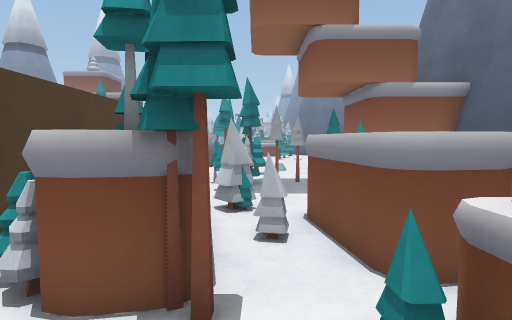
view 1 (above)

24 first-person views from a walk through a 3-D level made in the Unity game engine. The camera is 1.5 m above the floor, tilts 4° down and sees 80° across. The floor is counted in squares, 1 m on a side. Each view is taken from the middle of a square. On the plan, view 1 faces up. The plan holds only what a view shows up to about 15 squares ahead; the rest is blank. The place goes on beyond the plan. The player character is not drawn.

view 2
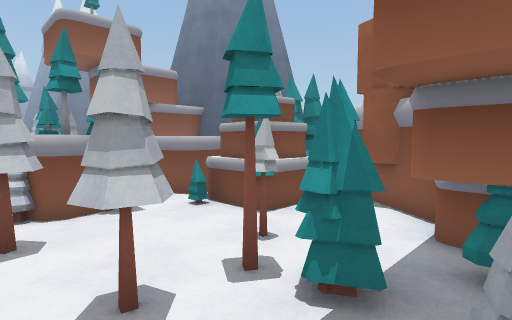

view 3
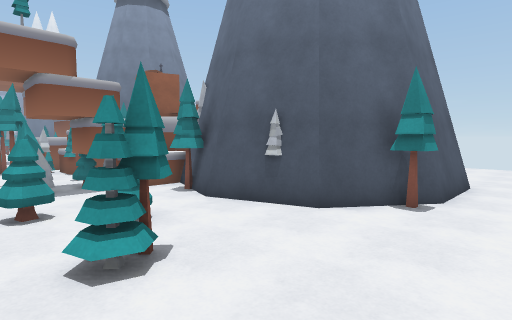

view 4
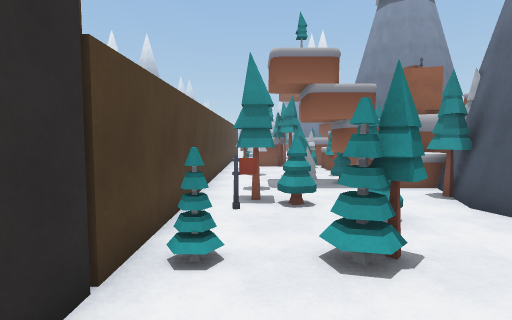

view 5
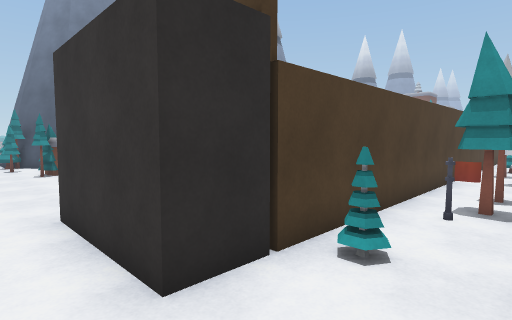

view 6
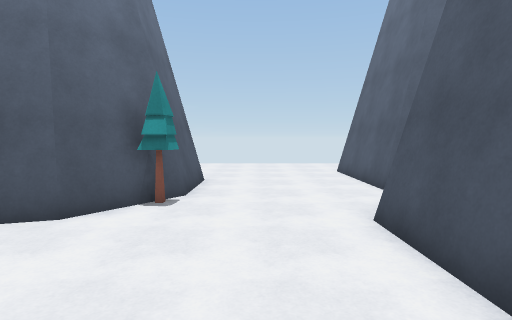

view 7
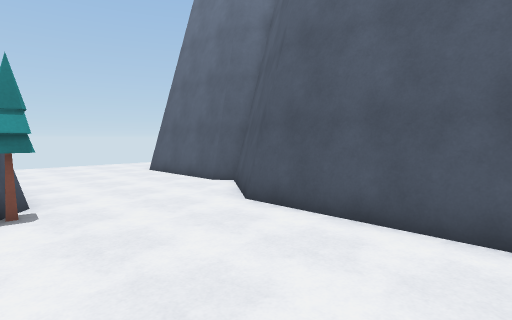

view 8
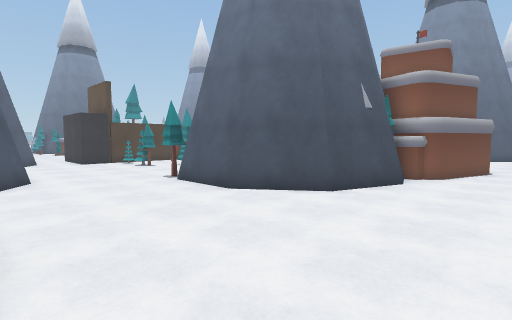

view 9
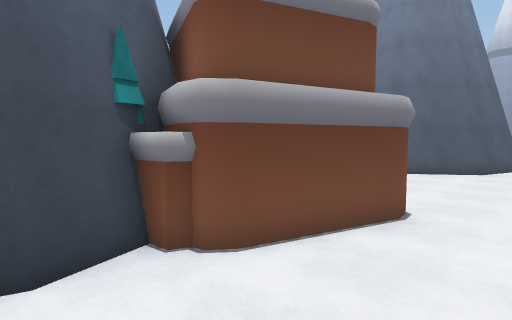

view 10
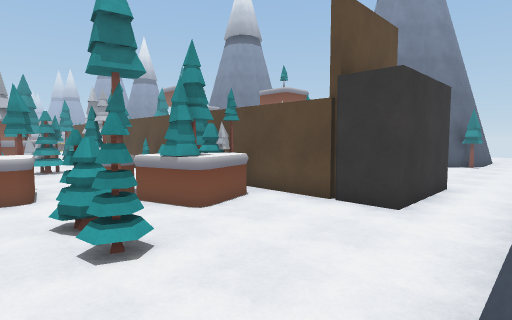

view 11
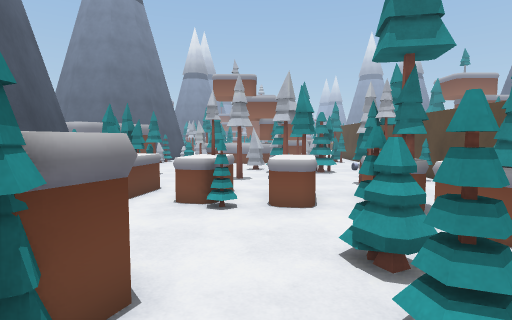

view 12
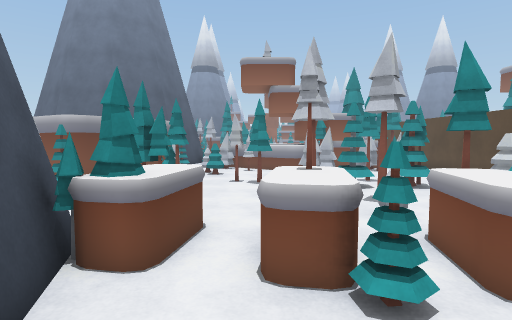

view 13
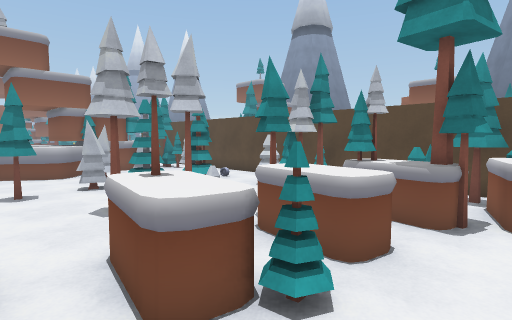

view 14
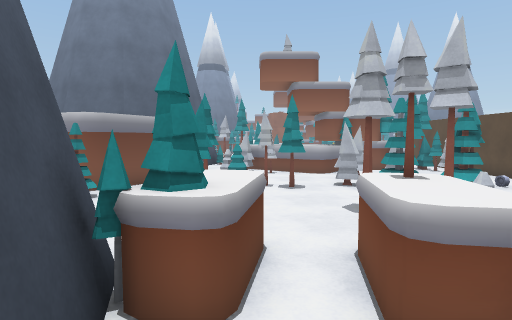

view 15
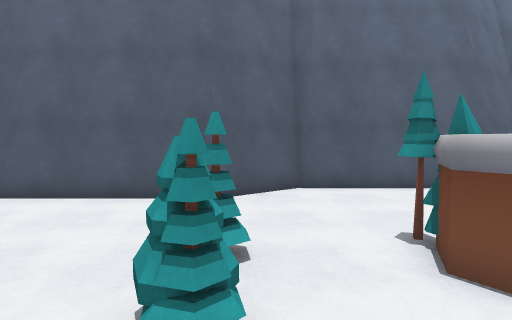

view 16
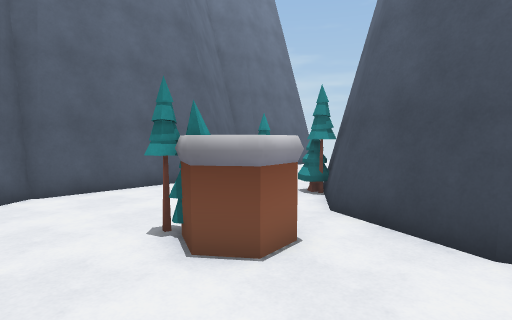

view 17
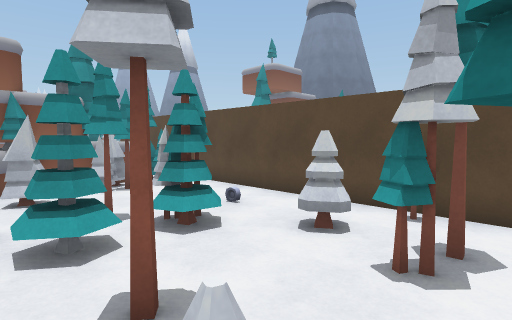

view 18
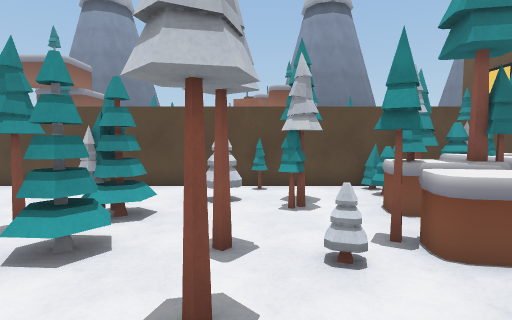

view 19
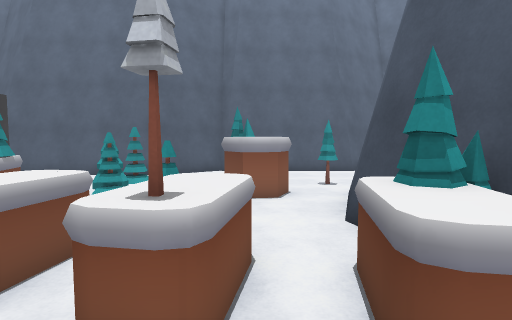

view 20
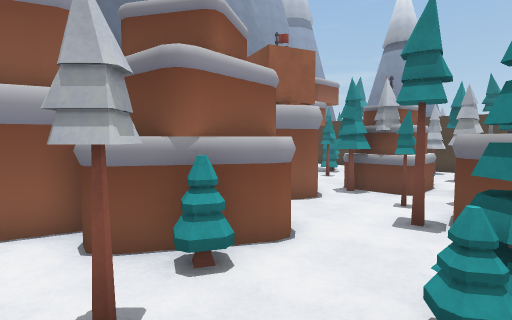

view 21
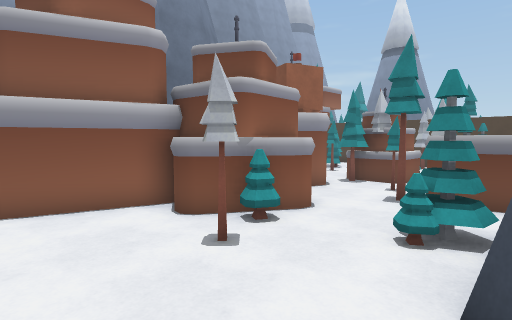

view 22
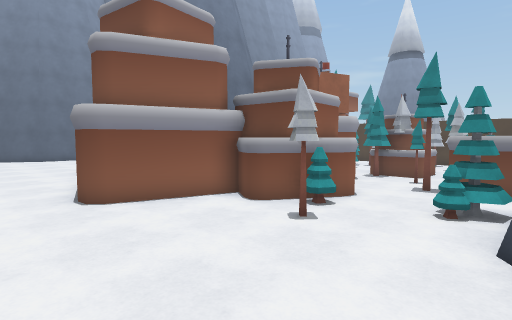

view 23
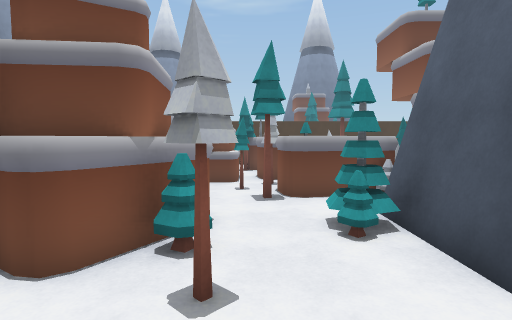

view 24
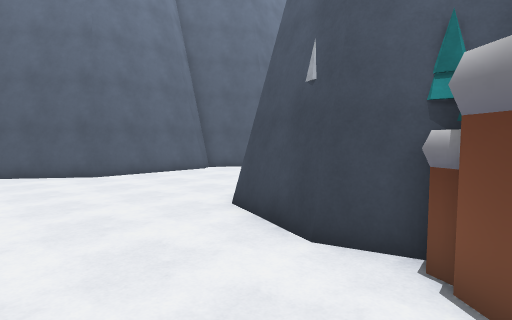

### Floor plan
Points are (right, up) in squares from view 1. A wall is a line through its corners. A room is listed if a view was taken in it or the views show most of it. See-through windows are left out.
Room 1 (views 1, 2, 3, 4, 5, 6, 7, 8, 9, 20, 21, 22, 23, 24)
walls: (4.3, -4.1) (3.6, -3.6); (5.3, 0.6) (5.8, 0.5) (6.4, 0.1); (5.6, -11.4) (3.9, -10.1) (3, -7.6) (3.7, -5.6); (11.3, -5.3) (12, -7.5) (11.1, -10.2) (8.8, -11.9); (7.6, -11.7) (6.1, -11.7); (11.8, -5.9) (12.3, -7.6); (9, -11.9) (6, -11.9) (3.7, -10.2) (2.8, -7.5); (12.5, -5.6) (12.3, -6); (12.2, -7.4) (11.3, -10.3); (8.6, 5.9) (7.9, 5.9); (4.7, -17.5) (5.8, -18.3); (-1.6, -16.3) (3.4, -16.3) (6.3, -18.4); (-1.6, -16.5) (3.3, -16.5) (4.6, -17.4); (11.2, 5.6) (7.9, 5.6); (10.8, 5.9) (9.5, 5.9); (7, -18) (12, -18); (-3.6, 6.5) (-3.6, -12.6) (-7.4, -12.6); (8.5, -18.2) (11.6, -18.2); (6.2, -18.8) (7.2, -18); (12.1, 6.6) (11.3, 6); (11.8, -18.1) (13.5, -19.3); (-8.5, -14.9) (-5.5, -14.9)
low walls: (2.8, -7.5) (3.1, -6.5); (11.3, -10.3) (9, -11.9); (7.6, -17.8) (12, -17.8); (6.3, -18.4) (7.1, -17.8); (12.4, 6.5) (11.2, 5.6); (12, -18) (13.5, -19.1); (-8.6, -14.7) (-6.1, -14.7)
ways out: opening at (-8.5, -13.5) to room 2
objects: other object (-3, -10); other object (-3, 1) to (-2, 1); other object (-2, -7); other object (-2, -6); other object (-2, -5); other object (-2, -2) to (-2, -1); other object (-2, 3); other object (-2, 4) to (-1, 4); other object (-2, 5) to (-1, 5); other object (-1, -10); other object (-1, -7); other object (-1, -2) to (0, -2); other object (-1, -1); other object (-1, 3); other object (-1, 6) to (0, 6); other object (0, -10); other object (0, -8); other object (0, -4); other object (0, -3); other object (0, -1); other object (0, 2) to (0, 3); other object (0, 5); other object (1, -5); other object (1, -4); other object (1, -3); other object (1, -2); other object (1, 2); other object (1, 3) to (3, 6); other object (2, -5) to (3, -5); other object (2, 0) to (2, 1); other object (2, 2) to (3, 2); other object (3, -6); other object (3, 0); other object (3, 1); other object (4, -5); other object (4, -2); other object (4, 0) to (4, 1); other object (4, 3) to (4, 4); other object (5, -12); other object (5, -1); other object (5, 3); other object (5, 4); other object (6, 3); other object (6, 4) to (6, 6); other object (8, -1) to (10, 1); other object (8, 2) to (9, 2); other object (8, 5) to (9, 5); other object (10, 2); other object (11, 0); other object (11, 2) to (11, 3)
Room 2 (views 10, 11, 12, 13, 14, 15, 16, 17, 18, 19)
walls: (-18.8, -4.7) (-17.9, -7.5) (-18.8, -10.2); (-18.9, -4.9) (-18.1, -7.6) (-18.9, -10.1) (-19.5, -10.6); (-16.9, -10.6) (-16.6, -9.7) (-15.7, -9.6) (-15.1, -10.3) (-15.5, -11.2); (-13.5, 5.6) (-13.7, 5.4) (-14.2, 5.1) (-14.6, 5.2) (-16.4, 6.5); (-7.4, -12.6) (-7.4, 6.4); (-14.4, -16.5) (-12, -14.8); (-19.5, -16.3) (-14.5, -16.3); (-19.2, -16.5) (-14.7, -16.5) (-14.4, -16.7) (-11.9, -14.9) (-8.5, -14.9)
low walls: (-18.8, -10.2) (-19.2, -10.5); (-11.5, -14.7) (-8.6, -14.7)
ways out: opening at (-8.5, -13.5) to room 1
objects: other object (-19, -2) to (-18, -2); other object (-19, 0); other object (-18, -12); other object (-18, -5); other object (-18, -4); other object (-18, -3); other object (-18, 0); other object (-18, 4); other object (-18, 5); other object (-18, 6) to (-17, 6); other object (-17, -5) to (-17, -4); other object (-17, 2) to (-16, 2); other object (-16, -11); other object (-16, -6) to (-15, -5); other object (-16, 1); other object (-16, 5); other object (-15, -12); other object (-15, -6); other object (-15, -4); other object (-15, -2); other object (-14, 2); other object (-13, -11) to (-12, -11); other object (-13, -9) to (-12, -9); other object (-13, -6) to (-13, -5); other object (-13, -4) to (-12, -4); other object (-13, -3); other object (-13, -2); other object (-13, 0) to (-13, 1); other object (-13, 4) to (-13, 5); other object (-13, 6); other object (-12, -10); other object (-12, 2); other object (-11, -8); other object (-11, -7); other object (-11, -6); other object (-11, -5); other object (-11, -3) to (-10, -3); other object (-11, 0); other object (-11, 1); other object (-11, 5); other object (-10, -9); other object (-10, -8); other object (-10, -7); other object (-10, -6) to (-10, -5); other object (-10, -1) to (-9, -1); other object (-10, 5); other object (-10, 6); other object (-9, -9) to (-8, -9); other object (-9, -8); other object (-9, -7) to (-8, -7); other object (-9, -6) to (-9, -5); other object (-9, 6); other object (-8, -8); other object (-8, -6); other object (-8, -2)

Positions as (right, up) in squares from view 1, and headings:
1: (0, 0), facing up
2: (-3, -4), facing up-right
3: (-2, -14), facing up-right
4: (-2, -14), facing up
5: (-1, -14), facing up-left
6: (-2, -14), facing right
7: (-2, -11), facing down-right
8: (16, -18), facing up-left
9: (16, -8), facing up-left
10: (-14, -15), facing up-right
11: (-14, -13), facing up
12: (-16, -9), facing up
13: (-17, -8), facing up-right
14: (-17, -8), facing up
15: (-13, -7), facing down
16: (-13, -7), facing down-left
17: (-14, -4), facing up-right
18: (-17, -2), facing right
19: (-16, -2), facing down
20: (12, 5), facing down-left
21: (14, 6), facing down-left
22: (16, 6), facing down-left
23: (14, 3), facing left
24: (16, -5), facing down-left
